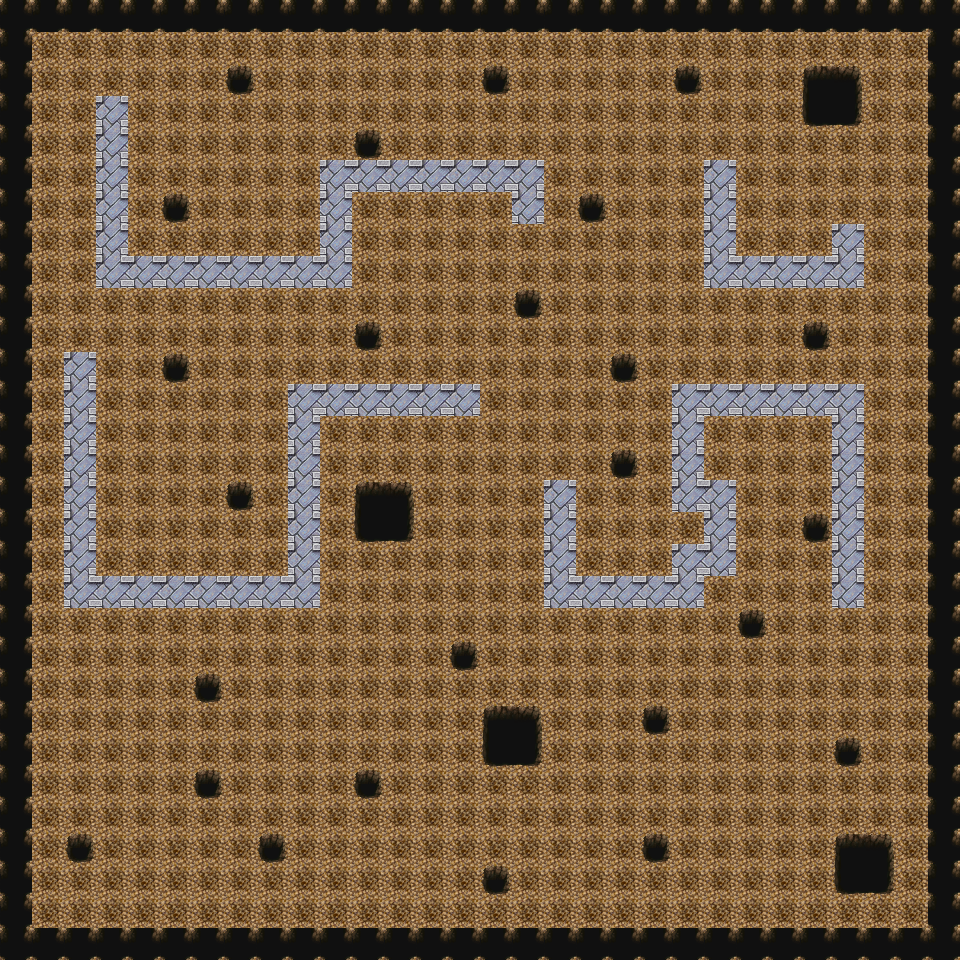

A 2D game scene composited from a Tiled map and its tileset images. What follows is a short description and the map's XML, with each tile layer's data collapsed to a summary:
An orthogonal 30x30 tile map with 32x32 px tiles, 2 tile layers (Camada de Tiles 1, Objetos).

<map version="1.0" orientation="orthogonal" width="30" height="30" tilewidth="32" tileheight="32">
 <tileset firstgid="1" name="tilea2" tilewidth="32" tileheight="32">
  <image source="tilea2.png" width="512" height="384" />
 </tileset>
 <layer name="Camada de Tiles 1" width="30" height="30">
  <data>[900 cells, 658 non-empty, 1 distinct tile ids]</data>
 </layer>
 <layer name="Objetos" width="30" height="30">
  <data>[900 cells, 242 non-empty, 7 distinct tile ids]</data>
 </layer>
</map>
